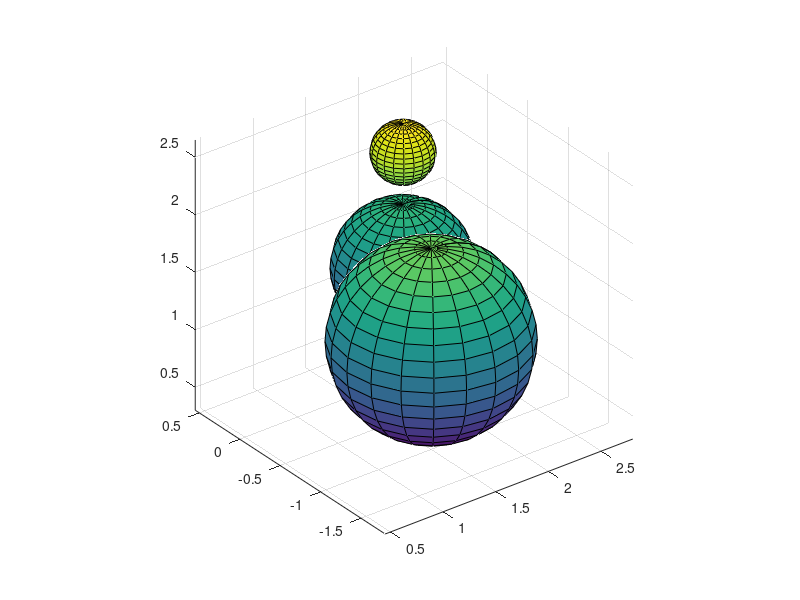

Source code (MATLAB):
function F= PlotObs()
 
%Obstacles (wall, mount and gas cylinder)
O_w= [1.5; -1; 1.25]; %Wall Obstacle 
rho_w=0.8;
O_m= [2; 0; 2.25]; %Mount Obstacle 
rho_m=0.25;
O_c= [2; 0; 1.25]; %Cylinder Obstacle 
rho_c=0.55;

Rho=[rho_w, rho_c, rho_m];
Origin={O_w, O_c, O_m};


[A,B,C] = sphere;         %plot obstacles as spheres
    
for i=1:numel(Origin)
    
surf(Rho(i)*A+Origin{i}(1), Rho(i)*B+Origin{i}(2), Rho(i)*C+Origin{i}(3));   
hold on 
axis equal    
end